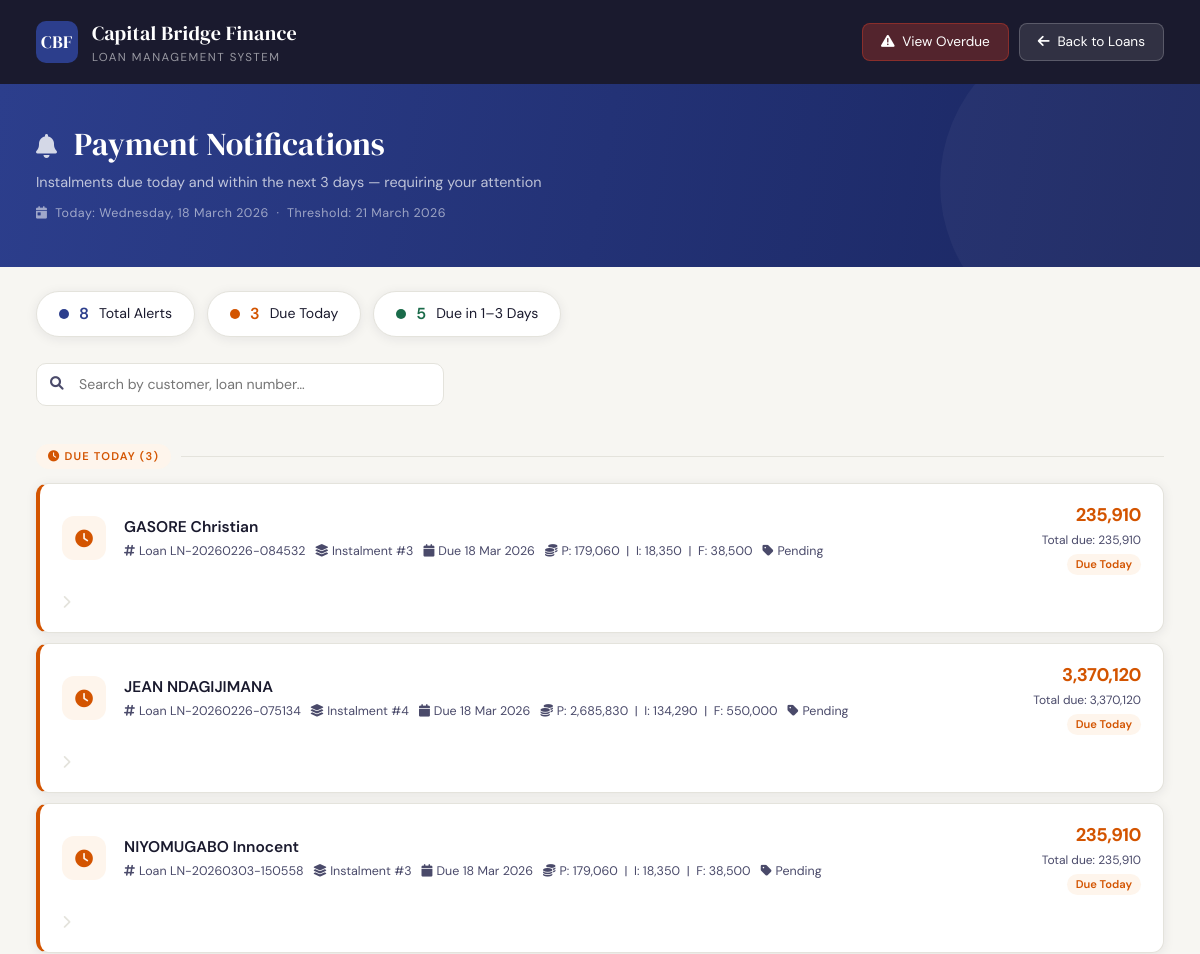
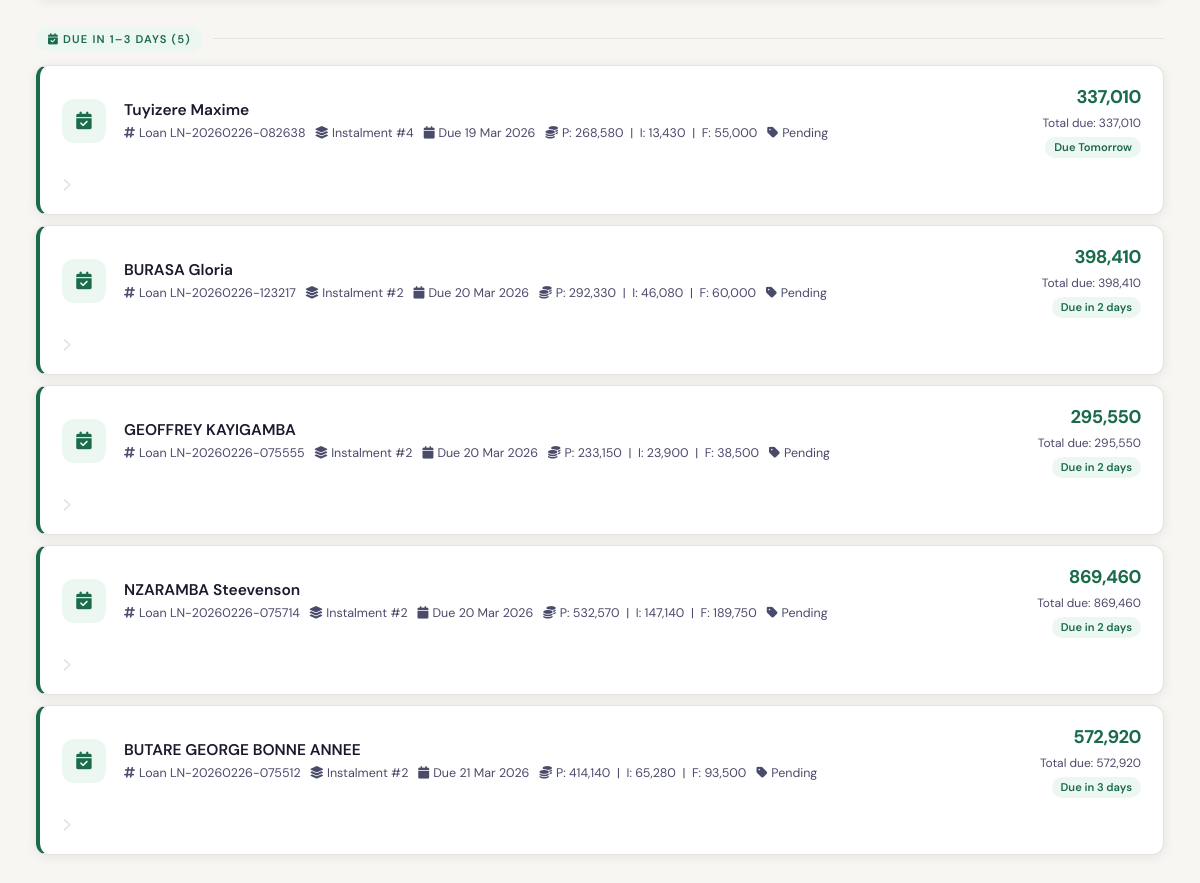
Screenshot of /app.cbfinance.rw/modules/notifications.php with the database file from the repository (2 pictures, top to bottom).
### tables this page shows
CREATE TABLE `loan_instalments` (
  `instalment_id` int(11) NOT NULL,
  `loan_id` int(11) NOT NULL,
  `loan_number` varchar(50) NOT NULL,
  `instalment_number` int(11) NOT NULL,
  `due_date` date NOT NULL,
  `payment_date` date DEFAULT NULL,
  `opening_balance` decimal(15,2) NOT NULL DEFAULT '0.00' COMMENT 'Principal balance at start of period',
  `closing_balance` decimal(15,2) NOT NULL DEFAULT '0.00' COMMENT 'Principal balance at end of period',
  `principal_amount` decimal(15,2) NOT NULL DEFAULT '0.00' COMMENT 'Principal portion of payment',
  `interest_amount` decimal(15,2) NOT NULL DEFAULT '0.00' COMMENT 'Interest portion of payment',
  `management_fee` decimal(15,2) NOT NULL DEFAULT '0.00' COMMENT 'Management fee for this instalment',
  `total_payment` decimal(15,2) NOT NULL DEFAULT '0.00' COMMENT 'Total payment required (principal + interest + mgmt fee)',
  `paid_amount` decimal(15,2) NOT NULL DEFAULT '0.00' COMMENT 'Amount actually paid',
  `principal_paid` decimal(15,2) NOT NULL DEFAULT '0.00',
  `interest_paid` decimal(15,2) NOT NULL DEFAULT '0.00',
  `management_fee_paid` decimal(15,2) NOT NULL DEFAULT '0.00',
  `balance_remaining` decimal(15,2) NOT NULL DEFAULT '0.00' COMMENT 'Unpaid portion of this instalment',
  `days_overdue` int(11) NOT NULL DEFAULT '0',
  `penalty_amount` decimal(15,2) NOT NULL DEFAULT '0.00',
  `penalty_paid` decimal(15,2) NOT NULL DEFAULT '0.00',
  `status` enum('Pending','Partially Paid','Fully Paid','Overdue') NOT NULL DEFAULT 'Pending',
  `created_by` int(11) NOT NULL,
  `created_at` timestamp NOT NULL DEFAULT CURRENT_TIMESTAMP,
  `updated_at` timestamp NOT NULL DEFAULT CURRENT_TIMESTAMP ON UPDATE CURRENT_TIMESTAMP,
  `overdue_ledger_recorded` tinyint(1) DEFAULT '0',
  `ninety_day_recorded` tinyint(1) DEFAULT '0',
  `monitoring_fee_net` decimal(15,2) DEFAULT '0.00',
  `monitoring_fee_vat` decimal(15,2) DEFAULT '0.00',
  `monitoring_fee_total` decimal(15,2) DEFAULT '0.00',
  `provision_calculated` tinyint(1) DEFAULT '0',
  `provision_amount` decimal(15,2) DEFAULT '0.00',
  `provision_date` date DEFAULT NULL,
  `suspension_recorded` tinyint(1) DEFAULT '0'
);

CREATE TABLE `customers` (
  `customer_id` int(11) NOT NULL,
  `customer_code` varchar(50) NOT NULL,
  `customer_name` varchar(255) NOT NULL,
  `birth_place` text,
  `id_number` varchar(50) NOT NULL,
  `account_number` varchar(50) DEFAULT NULL,
  `occupation` varchar(100) DEFAULT NULL,
  `gender` enum('Male','Female','Other') DEFAULT 'Male',
  `date_of_birth` date DEFAULT NULL,
  `phone` varchar(20) NOT NULL,
  `email` varchar(120) DEFAULT NULL,
  `organization` varchar(150) DEFAULT 'Capital Bridge Finance',
  `father_name` varchar(150) DEFAULT NULL,
  `mother_name` varchar(150) DEFAULT NULL,
  `marriage_type` enum('Single','Married','Divorced') DEFAULT 'Single',
  `spouse` varchar(150) DEFAULT NULL,
  `spouse_id` varchar(50) DEFAULT NULL,
  `spouse_occupation` varchar(100) DEFAULT NULL,
  `spouse_phone` varchar(20) DEFAULT NULL,
  `address` text,
  `location` text,
  `project` varchar(150) DEFAULT NULL,
  `project_location` varchar(150) DEFAULT NULL,
  `caution_location` varchar(150) DEFAULT NULL,
  `loan_type` varchar(50) DEFAULT NULL,
  `created_by` varchar(100) DEFAULT 'admin',
  `created_at` datetime DEFAULT CURRENT_TIMESTAMP,
  `updated_at` datetime DEFAULT CURRENT_TIMESTAMP ON UPDATE CURRENT_TIMESTAMP,
  `is_active` tinyint(1) DEFAULT '1',
  `status` varchar(50) DEFAULT 'Approved',
  `doc_id` varchar(255) DEFAULT NULL COMMENT 'National ID Path',
  `doc_contract` varchar(255) DEFAULT NULL COMMENT 'Work Contract Path',
  `doc_statement` varchar(255) DEFAULT NULL COMMENT 'Bank Statement Path',
  `doc_payslip` varchar(255) DEFAULT NULL COMMENT 'Payslip Path',
  `doc_marital` varchar(255) DEFAULT NULL COMMENT 'Marital Status Cert Path',
  `doc_rdb` varchar(255) DEFAULT NULL COMMENT 'RDB Certificate Path',
  `has_guarantor` enum('Yes','No') DEFAULT 'No',
  `guarantor_name` varchar(150) DEFAULT NULL,
  `guarantor_id` varchar(50) DEFAULT NULL,
  `guarantor_phone` varchar(20) DEFAULT NULL,
  `guarantor_occupation` varchar(100) DEFAULT NULL,
  `tin_number` varchar(20) DEFAULT NULL,
  `risk_rating` varchar(50) DEFAULT NULL,
  `current_balance` decimal(15,2) DEFAULT '0.00',
  `total_loans` decimal(15,2) DEFAULT '0.00',
  `total_paid` decimal(15,2) DEFAULT '0.00',
  `rejection_reason` text,
  `correction_fields` text,
  `admin_note` text,
  `client_resubmitted` tinyint(1) DEFAULT '0',
  `resubmitted_fields` text,
  `total_disbursed` decimal(15,2) NOT NULL DEFAULT '0.00',
  `total_outstanding` decimal(15,2) NOT NULL DEFAULT '0.00',
  `last_loan_date` date DEFAULT NULL,
  `record_date` datetime NOT NULL DEFAULT CURRENT_TIMESTAMP
);

CREATE TABLE `loan_portfolio` (
  `loan_id` int(11) NOT NULL,
  `customer_id` int(11) NOT NULL,
  `loan_number` varchar(50) NOT NULL,
  `loan_amount` decimal(15,2) NOT NULL DEFAULT '0.00' COMMENT 'Principal amount given to customer',
  `management_fee_rate` decimal(5,2) NOT NULL DEFAULT '5.50' COMMENT 'Management fee percentage (5.5%)',
  `management_fee_amount` decimal(15,2) NOT NULL DEFAULT '0.00' COMMENT 'Management fee (5.5% of loan amount)',
  `total_disbursed` decimal(15,2) NOT NULL DEFAULT '0.00' COMMENT 'Loan amount + Management fee',
  `interest_rate` decimal(5,2) NOT NULL COMMENT 'Monthly interest rate percentage',
  `number_of_instalments` int(11) NOT NULL,
  `disbursement_date` date NOT NULL,
  `maturity_date` date NOT NULL,
  `total_interest` decimal(15,2) NOT NULL DEFAULT '0.00' COMMENT 'Sum of all interest payments',
  `total_management_fees` decimal(15,2) NOT NULL DEFAULT '0.00' COMMENT 'Total management fees across all instalments',
  `total_payment` decimal(15,2) NOT NULL DEFAULT '0.00' COMMENT 'Total to be paid (principal + interest + mgmt fees)',
  `monthly_payment` decimal(15,2) NOT NULL DEFAULT '0.00' COMMENT 'Fixed monthly payment amount (after 1st instalment)',
  `principal_outstanding` decimal(15,2) NOT NULL DEFAULT '0.00' COMMENT 'Remaining principal balance',
  `interest_outstanding` decimal(15,2) NOT NULL DEFAULT '0.00' COMMENT 'Remaining interest to be paid',
  `total_outstanding` decimal(15,2) NOT NULL DEFAULT '0.00' COMMENT 'Total remaining balance',
  `total_paid` decimal(15,2) NOT NULL DEFAULT '0.00',
  `total_principal_paid` decimal(15,2) NOT NULL DEFAULT '0.00',
  `total_interest_paid` decimal(15,2) NOT NULL DEFAULT '0.00',
  `total_management_fees_paid` decimal(15,2) NOT NULL DEFAULT '0.00',
  `accrued_interest` decimal(15,2) NOT NULL DEFAULT '0.00',
  `accrued_days` int(11) NOT NULL DEFAULT '0',
  `accrued_management_fees` decimal(15,2) NOT NULL DEFAULT '0.00',
  `deferred_management_fees` decimal(15,2) NOT NULL DEFAULT '0.00',
  `days_overdue` int(11) NOT NULL DEFAULT '0',
  `penalties` decimal(15,2) NOT NULL DEFAULT '0.00',
  `cash_amount` decimal(15,2) NOT NULL DEFAULT '0.00',
  `bank_amount` decimal(15,2) NOT NULL DEFAULT '0.00',
  `collateral_type` varchar(50) DEFAULT NULL,
  `collateral_description` text,
  `collateral_value` decimal(15,2) DEFAULT '0.00',
  `collateral_net_value` decimal(15,2) DEFAULT '0.00',
  `provisional_rate` decimal(5,2) NOT NULL DEFAULT '1.00',
  `general_provision` decimal(15,2) NOT NULL DEFAULT '0.00',
  `net_book_value` decimal(15,2) NOT NULL DEFAULT '0.00',
  `loan_status` varchar(100) DEFAULT NULL,
  `created_by` int(11) NOT NULL,
  `created_at` timestamp NOT NULL DEFAULT CURRENT_TIMESTAMP,
  `updated_at` timestamp NOT NULL DEFAULT CURRENT_TIMESTAMP ON UPDATE CURRENT_TIMESTAMP,
  `last_provision_date` date DEFAULT NULL,
  `record_date` date DEFAULT NULL,
  `deduct_fee_from_disbursed` decimal(50,6) DEFAULT NULL,
  `is_topup` tinyint(1) NOT NULL DEFAULT '0',
  `topup_type` enum('increasing','decreasing') DEFAULT NULL
);

### app.cbfinance.rw/modules/notifications.php (the view, shortened to what this page needs)
<?php
$notifications  = [];
$today          = new DateTime();
$today->setTime(0, 0, 0);
$threshold_date = (clone $today)->modify('+3 days');
try {
    $conn = getConnection();
    $query = "
        SELECT
            li.instalment_id,
            li.loan_id,
            li.instalment_number,
            li.due_date,
            li.opening_balance,
            li.closing_balance,
            li.principal_amount,
            li.interest_amount,
            li.management_fee,
            li.total_payment,
            li.paid_amount,
            li.balance_remaining,
            li.status,
            li.days_overdue,
            lp.loan_number,
            lp.loan_status,
            c.customer_name,
            c.customer_code
        FROM loan_instalments li
        LEFT JOIN loan_portfolio lp ON li.loan_id = lp.loan_id
        LEFT JOIN customers c ON lp.customer_id = c.customer_id
        WHERE li.status NOT IN ('Fully Paid')
          AND li.due_date >= CURDATE()
          AND li.due_date <= ?
        ORDER BY li.due_date ASC, c.customer_name ASC
    ";
    $threshold_str = $threshold_date->format('Y-m-d');
    $stmt = $conn->prepare($query);
    $stmt->bind_param("s", $threshold_str);
    $stmt->execute();
    $result = $stmt->get_result();
    $notifications = $result->fetch_all(MYSQLI_ASSOC);
} catch (Exception $e) {
    $error_message = "Error: " . $e->getMessage();
    error_log("notifications.php error: " . $e->getMessage());
}
$due_today = [];
$due_soon  = [];
foreach ($notifications as $n) {
    $due = new DateTime($n['due_date']);
    $due->setTime(0, 0, 0);
    $diff = $today->diff($due);
    $days = (int)$diff->days;
    if ($days === 0) {
        $n['_days_diff'] = 0;
        $due_today[] = $n;
    } else {
        $n['_days_diff'] = $days;
        $due_soon[] = $n;
    }
}
$total_count = count($notifications);
?>
<!DOCTYPE html>
<html lang="en">
<head>
    <link href="https://cdn.jsdelivr.net/npm/bootstrap@5.1.3/dist/css/bootstrap.min.css" rel="stylesheet">
    <link rel="stylesheet" href="https://cdnjs.cloudflare.com/ajax/libs/font-awesome/6.0.0/css/all.min.css">
</head>
<body>
<div class="topbar">
    <div class="topbar-brand">
        <div class="logo-mark">CBF</div>
        <div>
            <div class="brand-name">Capital Bridge Finance</div>
            <div class="brand-sub">Loan Management System</div>
        </div>
    </div>
    <div class="topbar-actions">
        <a href="?page=overdue" class="btn-nav btn-overdue">
            <i class="fas fa-exclamation-triangle me-1"></i> View Overdue
        </a>
        <a href="index.php?page=loans" class="btn-nav">
            <i class="fas fa-arrow-left me-1"></i> Back to Loans
        </a>
    </div>
</div>
<div class="hero-strip">
    <div class="hero-title">
        <i class="fas fa-bell" style="font-size:1.5rem;opacity:.8;margin-right:10px;"></i>
        Payment Notifications
    </div>
    <p class="hero-sub">Instalments due today and within the next 3 days — requiring your attention</p>
    <p class="hero-date">
        <i class="fas fa-calendar-day me-1"></i>
        Today: <?php echo $today->format('l, d F Y'); ?>
        &nbsp;·&nbsp;
        Threshold: <?php echo $threshold_date->format('d F Y'); ?>
    </p>
</div>
<div class="stat-row">
    <div class="stat-pill pill-all">
        <div class="pill-dot"></div>
        <span class="pill-count"><?php echo $total_count; ?></span>
        <span>Total Alerts</span>
    </div>
    <div class="stat-pill pill-warn">
        <div class="pill-dot"></div>
        <span class="pill-count"><?php echo count($due_today); ?></span>
        <span>Due Today</span>
    </div>
    <div class="stat-pill pill-ok">
        <div class="pill-dot"></div>
        <span class="pill-count"><?php echo count($due_soon); ?></span>
        <span>Due in 1–3 Days</span>
    </div>
</div>
<div class="search-wrap">
    <div class="search-wrap-inner">
        <input type="text" class="search-input" id="searchInput"
               placeholder="Search by customer, loan number…" oninput="filterCards()">
    </div>
</div>
<div class="content-area">
    <?php
    function renderCard(array $n, string $cardClass, string $dayLabel): string {
        $balance   = number_format(floatval($n['balance_remaining']), 0);
        $total     = number_format(floatval($n['total_payment']), 0);
        $principal = number_format(floatval($n['principal_amount']), 0);
        $interest  = number_format(floatval($n['interest_amount']), 0);
        $fee       = number_format(floatval($n['management_fee']), 0);
        $dueDate   = date('d M Y', strtotime($n['due_date']));
        $status    = htmlspecialchars($n['status']);
        $customer  = htmlspecialchars($n['customer_name'] ?? 'N/A');
        $loanNum   = htmlspecialchars($n['loan_number'] ?? 'N/A');
        $loanId    = intval($n['loan_id']);
        $instNum   = intval($n['instalment_number']);
        $icons = [
            'card-warn' => 'fa-clock',
            'card-ok'   => 'fa-calendar-check',
        ];
        $ico = $icons[$cardClass] ?? 'fa-bell';
        return <<<HTML
        <a href="index.php?page=recordpayment&loan_id={$loanId}"
           class="notif-card {$cardClass} notif-searchable"
           title="Click to process payment — Loan ID: {$loanId}">
            <div class="notif-icon"><i class="fas {$ico}"></i></div>
            <div class="notif-body">
                <div class="notif-customer">{$customer}</div>
                <div class="notif-meta">
                    <span><i class="fas fa-hashtag"></i> Loan {$loanNum}</span>
                    <span><i class="fas fa-layer-group"></i> Instalment #{$instNum}</span>
                    <span><i class="fas fa-calendar"></i> Due {$dueDate}</span>
                    <span title="Principal / Interest / Fee">
                        <i class="fas fa-coins"></i> P: {$principal} &nbsp;|&nbsp; I: {$interest} &nbsp;|&nbsp; F: {$fee}
                    </span>
                    <span><i class="fas fa-tag"></i> {$status}</span>
                </div>
            </div>
            <div class="notif-amounts">
                <div class="notif-balance">{$balance}</div>
                <div class="notif-total">Total due: {$total}</div>
                <div class="notif-badge">{$dayLabel}</div>
            </div>
            <div class="chevron-ico"><i class="fas fa-chevron-right"></i></div>
        </a>
HTML;
    }
    ?>
    <?php if (!empty($due_today)): ?>
    <div class="section-label lbl-warn">
        <div class="label-pill">
            <i class="fas fa-clock me-1"></i>Due Today (<?php echo count($due_today); ?>)
        </div>
        <div class="label-line"></div>
    </div>
    <?php foreach ($due_today as $n):
        echo renderCard($n, 'card-warn', 'Due Today');
    endforeach; ?>
    <?php endif; ?>
    <?php if (!empty($due_soon)): ?>
    <div class="section-label lbl-ok">
        <div class="label-pill">
            <i class="fas fa-calendar-check me-1"></i>Due in 1–3 Days (<?php echo count($due_soon); ?>)
        </div>
        <div class="label-line"></div>
    </div>
    <?php foreach ($due_soon as $n):
        $diff  = $n['_days_diff'];
        $label = $diff === 1 ? 'Due Tomorrow' : 'Due in ' . $diff . ' days';
        echo renderCard($n, 'card-ok', $label);
    endforeach; ?>
    <?php endif; ?>
</div>
</body>
</html>

### rows the page displays
loan_instalments: customers.customer_name "GASORE Christian", loan.loan_number "LN-20260226-084532", instalment_number "3", due_date "18 Mar 2026", principal_amount "179,060", interest_amount "18,350", management_fee "38,500", status "Pending", balance_remaining "235,910", total_payment "235,910", dayLabel "Due Today"
loan_instalments: customers.customer_name "JEAN NDAGIJIMANA", loan.loan_number "LN-20260226-075134", instalment_number "4", due_date "18 Mar 2026", principal_amount "2,685,830", interest_amount "134,290", management_fee "550,000", status "Pending", balance_remaining "3,370,120", total_payment "3,370,120", dayLabel "Due Today"
loan_instalments: customers.customer_name "NIYOMUGABO Innocent", loan.loan_number "LN-20260303-150558", instalment_number "3", due_date "18 Mar 2026", principal_amount "179,060", interest_amount "18,350", management_fee "38,500", status "Pending", balance_remaining "235,910", total_payment "235,910", dayLabel "Due Today"
loan_instalments: customers.customer_name "Tuyizere Maxime", loan.loan_number "LN-20260226-082638", instalment_number "4", due_date "19 Mar 2026", principal_amount "268,580", interest_amount "13,430", management_fee "55,000", status "Pending", balance_remaining "337,010", total_payment "337,010", dayLabel "Due Tomorrow"
loan_instalments: customers.customer_name "BURASA Gloria", loan.loan_number "LN-20260226-123217", instalment_number "2", due_date "20 Mar 2026", principal_amount "292,330", interest_amount "46,080", management_fee "60,000", status "Pending", balance_remaining "398,410", total_payment "398,410", instalment_number "Due in 2 days"
loan_instalments: customers.customer_name "GEOFFREY KAYIGAMBA", loan.loan_number "LN-20260226-075555", instalment_number "2", due_date "20 Mar 2026", principal_amount "233,150", interest_amount "23,900", management_fee "38,500", status "Pending", balance_remaining "295,550", total_payment "295,550", instalment_number "Due in 2 days"
loan_instalments: customers.customer_name "NZARAMBA Steevenson", loan.loan_number "LN-20260226-075714", instalment_number "2", due_date "20 Mar 2026", principal_amount "532,570", interest_amount "147,140", management_fee "189,750", status "Pending", balance_remaining "869,460", total_payment "869,460", instalment_number "Due in 2 days"
loan_instalments: customers.customer_name "BUTARE GEORGE BONNE ANNEE", loan.loan_number "LN-20260226-075512", instalment_number "2", due_date "21 Mar 2026", principal_amount "414,140", interest_amount "65,280", management_fee "93,500", status "Pending", balance_remaining "572,920", total_payment "572,920", dayLabel "Due in 3 days"

### other values shown
$threshold_date->format('d F Y') "21 March 2026"
$total_count "8"
count($due_today) "3"
count($due_soon) "5"
